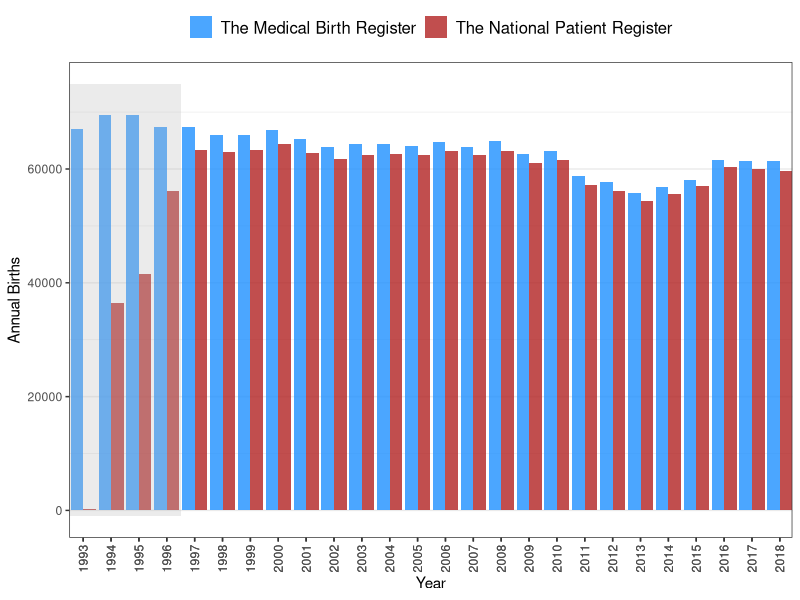

Write the R code that produced this figure.
## ---- chunk 1
#| label: fig-births
#| fig-cap: "**Annually registered births**"

# Create dataframe
df <-
  structure(
    list(
      Year = c(
        1993,
        1994,
        1995,
        1996,
        1997,
        1998,
        1999,
        2000,
        2001,
        2002,
        2003,
        2004,
        2005,
        2006,
        2007,
        2008,
        2009,
        2010,
        2011,
        2012,
        2013,
        2014,
        2015,
        2016,
        2017,
        2018,
        1993,
        1994,
        1995,
        1996,
        1997,
        1998,
        1999,
        2000,
        2001,
        2002,
        2003,
        2004,
        2005,
        2006,
        2007,
        2008,
        2009,
        2010,
        2011,
        2012,
        2013,
        2014,
        2015,
        2016,
        2017,
        2018
      ),
      count_type = structure(
        c(
          1L,
          1L,
          1L,
          1L,
          1L,
          1L,
          1L,
          1L,
          1L,
          1L,
          1L,
          1L,
          1L,
          1L,
          1L,
          1L,
          1L,
          1L,
          1L,
          1L,
          1L,
          1L,
          1L,
          1L,
          1L,
          1L,
          2L,
          2L,
          2L,
          2L,
          2L,
          2L,
          2L,
          2L,
          2L,
          2L,
          2L,
          2L,
          2L,
          2L,
          2L,
          2L,
          2L,
          2L,
          2L,
          2L,
          2L,
          2L,
          2L,
          2L,
          2L,
          2L
        ),
        levels = c("birth_register",
                   "patient_register"),
        class = "factor"
      ),
      count = c(
        67084,
        69409,
        69577,
        67433,
        67439,
        65964,
        66029,
        66891,
        65289,
        63943,
        64456,
        64445,
        64107,
        64803,
        63920,
        64842,
        62647,
        63244,
        58848,
        57780,
        55753,
        56757,
        58123,
        61545,
        61340,
        61429,
        247,
        36444,
        41495,
        56107,
        63400,
        63001,
        63272,
        64320,
        62899,
        61833,
        62549,
        62621,
        62440,
        63114,
        62463,
        63207,
        61048,
        61608,
        57257,
        56172,
        54446,
        55683,
        57092,
        60300,
        59954,
        59611
      )
    ),
    row.names = c(NA,-52L),
    class = c("data.frame")
  )

# Create a ggplot object
library(ggplot2)
birth_plot <-
  ggplot(df, aes(x = Year, y = count, fill = count_type)) +
  geom_col(position = "dodge", alpha = 0.8) +
  labs(x = "Year", y = "Annual Births", title = "Annual Births by Data Source") +
  scale_fill_manual(
    values = c("dodgerblue", "firebrick"),
    name = "Count Type",
    labels = c("The Medical Birth Register", "The National Patient Register")
  ) +
  theme_bw() +
  theme(
    plot.title = element_blank(),
    axis.text.x = element_text(angle = 90, vjust = 0.5),
    legend.position = "top",
    legend.title = element_blank(),
    legend.text = element_text(size = 12),
    panel.grid.major.x = element_blank(),
    panel.grid.minor.x = element_blank()
  ) +
  scale_x_continuous(breaks = df$Year, expand = c(0, 0)) +
  annotate(
    "rect",
    xmin = 1992.5,
    xmax = 1996.5,
    ymin = -1000,
    ymax = 75000,
    fill = "grey",
    alpha = 0.3
  )

suppressWarnings(print(birth_plot))
